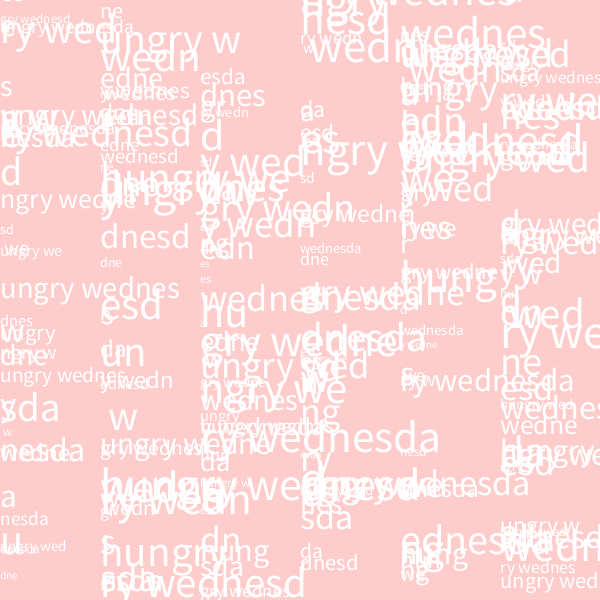
Frame 1 (no input)
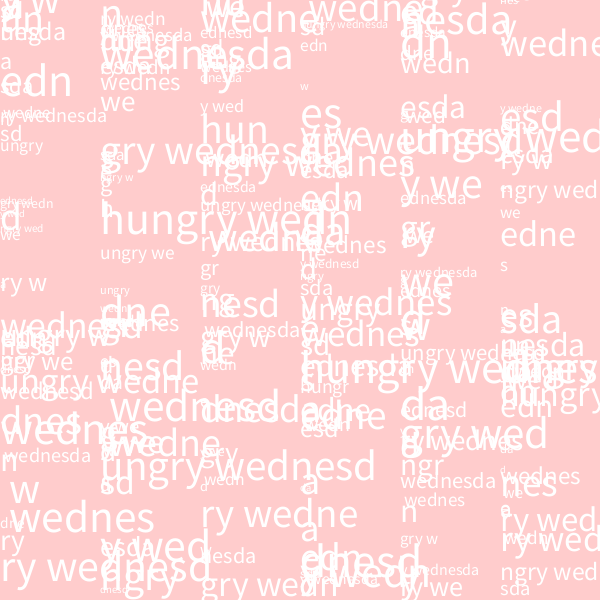
Frame 60 (the mouse pressed at the canvas centre just before this capture)
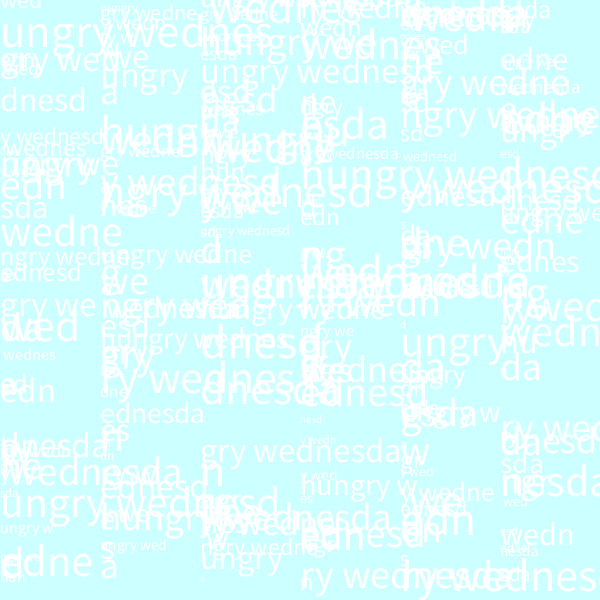
Frame 120 (the mouse held since frame 60 and released just before this capture)

The Processing sketch that drew these frames (run headless with seeded random() and noise(); from frame 60 on, the mouse is pressed at the canvas centre):

// Processing sketch: processing_169071
// ── processing_169071.pde

String hw="hungry wednesday";
float d=100;

void setup(){
  size(600,600);
  colorMode(HSB,360,100,100);
  frameRate(10);
}

void draw(){
  
  float spectrum = map(mouseX, 0,width,0,360);
  background(spectrum,20,100);
  
  for(float i=0; i<50; i++){
    for (float x=0;x<width;x+=d){
      float y=random(0,height);
      float textsz=random(10,48);
      int substrbegin = (int)random(0,hw.length()-1);
      int substrend = (int)random(substrbegin, hw.length());
      
textSize(textsz);
text(hw.substring(substrbegin,substrend), x,y);
    }
  }
}
